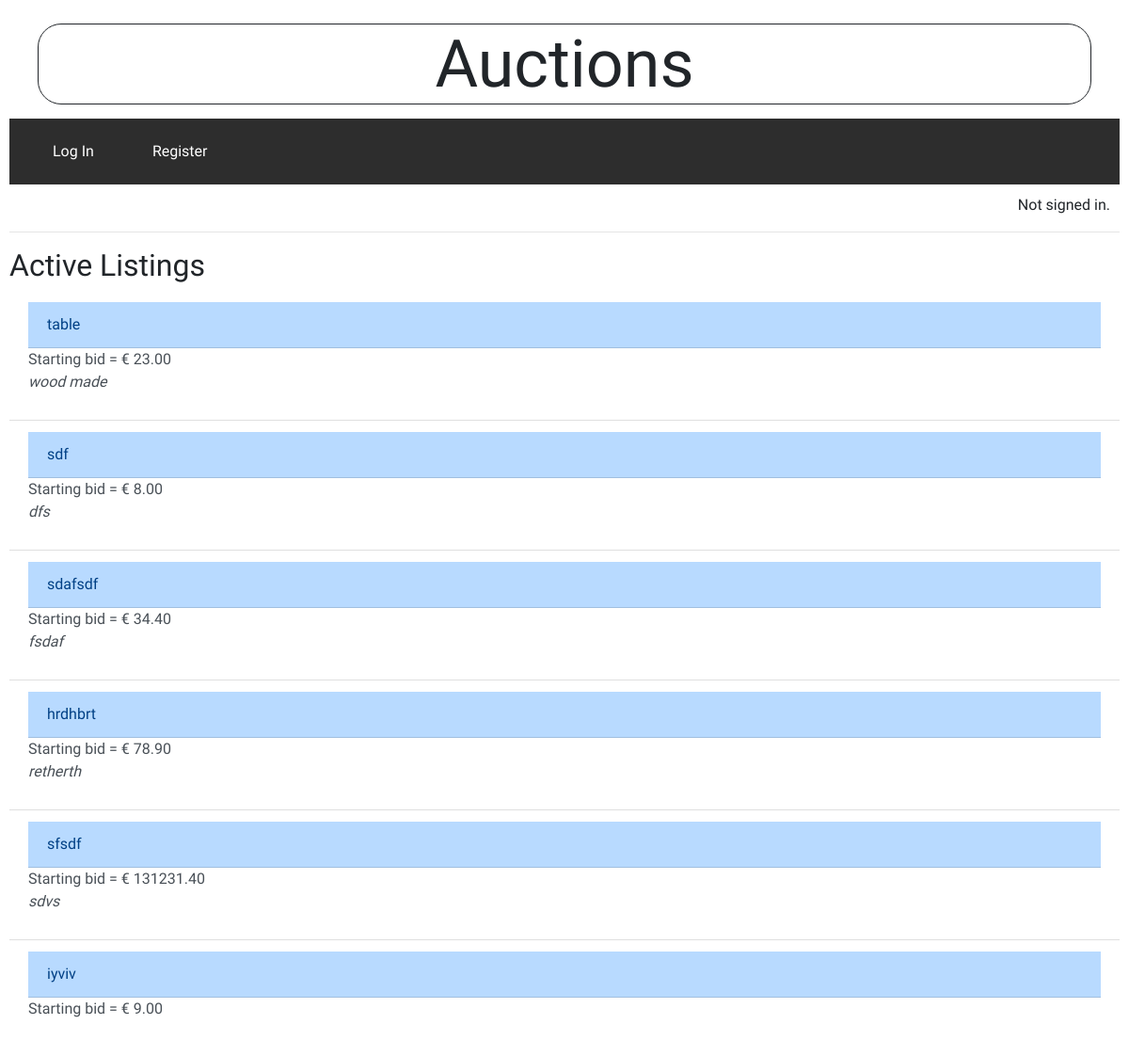
Before: / with the older database file.
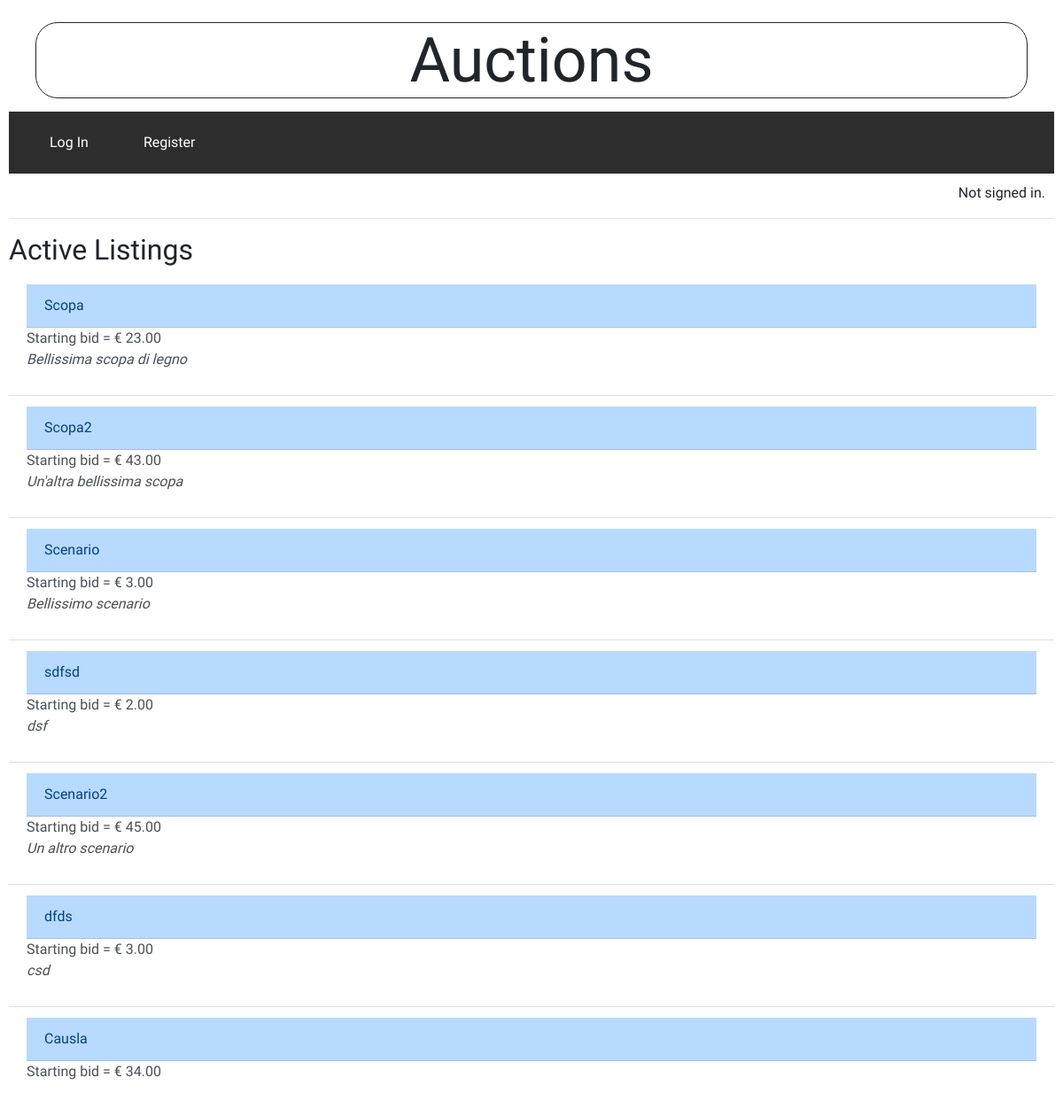
After: the same page with the newer database file.
### auctions/models.py (models this page shows, shortened)
class Auction(models.Model):
    title = models.CharField(max_length=64)
    description = models.TextField(max_length=200)
    owner = models.ForeignKey(User, on_delete=models.CASCADE)
    start_bid = models.DecimalField(max_digits=8, decimal_places=2, default=0.00)
    active = models.BooleanField(default=True)
    image = models.ImageField(upload_to='auctions_images/', blank=True)

### auctions/views.py (the view)
# urls.py: path("", views.index, name="index"),
def index(request):
    auctions_list = Auction.objects.all()
    return render(request, "auctions/index.html", {
        "auctions_list" : auctions_list
    })

### auctions/templates/auctions/index.html
{% extends "auctions/layout.html" %}
{% block body %}
    <h2>Active Listings</h2>
    {% if auctions_list %}
    <ul class="list-group list-group-flush">
        {% for auction in auctions_list %}
            {% if auction.active == True %}
                <li class="list-group-item list-group-item-action">
                    <a href="{% url 'detail' auction.id %}" class="list-group-item list-group-item-action list-group-item-primary">{{ auction.title }}</a>Starting bid = € {{ auction.start_bid }}
                    <div class="ms-2 me-auto">
                        <p><i>{{ auction.description }}</i></p>
                    </div>
                </li>
    {% endif %}
        {% endfor %}
    </ul>
    {% endif %}
{% endblock %}

### auctions/templates/auctions/layout.html (shortened to what this page needs)
{% load static %}
<!DOCTYPE html>
<html lang="en">
    <head>
        <link rel="stylesheet" href="https://stackpath.bootstrapcdn.com/bootstrap/4.4.1/css/bootstrap.min.css">
        <link href="{% static 'auctions/styles.css' %}" rel="stylesheet">
    </head>
    <body>
        <div class="container-fluid">
            <h1>Auctions</h1>
        </div>
        <div class="container-fluid d-flex" id="nav_bar">
            {% if user.is_authenticated %}
            <div class="nav-group d-flex">
                <a class="nav-link" href="{% url 'index' %}">Active Listings</a>
                    <a class="nav-link" href="{% url 'create' %}">Create new auction</a>
            </div>
            <div class="nav-group d-flex">
                <div>
                    <a  id="icon" class="nav-link" href="{% url 'watchlist' %}">Watchlist<span class="material-symbols-outlined">favorite</span>
                    </a>
                 </div>
                <a class="nav-link" href="{% url 'logout' %}">Log Out</a>
            </div>
                {% else %}
            <div class="nav-group d-flex" id="not_login">
                <a class="nav-link" href="{% url 'login' %}">Log In</a>
                <a class="nav-link" href="{% url 'register' %}">Register</a>
            </div>
                {% endif %}
        </div>
        <div id="sign">
            {% if user.is_authenticated %}
                Signed in as <strong>{{ user.username }}</strong>.
            {% else %}
                Not signed in.
            {% endif %}
        </div>
        <hr>
        {% block body %}
        {% endblock %}
    </body>
</html>

### auctions/static/auctions/styles.css (style rules this page uses)
body { padding: 10px; font-family: 'Lexend', sans-serif; font-family: 'Montserrat', sans-serif; font-family: 'Tilt Neon', cursive; }
h1 { text-align: center; margin: 15px; font-size: 70px; border: 1px solid; border-radius: 25px; }
#nav_bar { flex-direction: row; justify-content: space-between; background-color: rgb(45,45,45); }
.nav-link { color: white; margin: 15px; border: 0px; border-radius: 15px; }
#sign { text-align: end; margin: 10px; }

Changed rows visible on the page:
removed Auction: title "sdf", start_bid "8.00", description "dfs"
removed Auction: title "sdafsdf", start_bid "34.40", description "fsdaf"
removed Auction: title "hrdhbrt", start_bid "78.90", description "retherth"
removed Auction: title "sfsdf", start_bid "131231.40", description "sdvs"
changed Auction: title "table" → "Scopa"; description "wood made" → "Bellissima scopa di legno"
added Auction: title "Scopa2", start_bid "43.00", description "Un'altra bellissima scopa"
added Auction: title "Scenario", start_bid "3.00", description "Bellissimo scenario"
added Auction: title "sdfsd", start_bid "2.00", description "dsf"
added Auction: title "Scenario2", start_bid "45.00", description "Un altro scenario"
changed Auction: title "iyviv" → "dfds"; start_bid "9.00" → "3.00"; description (not shown) → "csd"
added Auction: title "Causla", start_bid "34.00"
